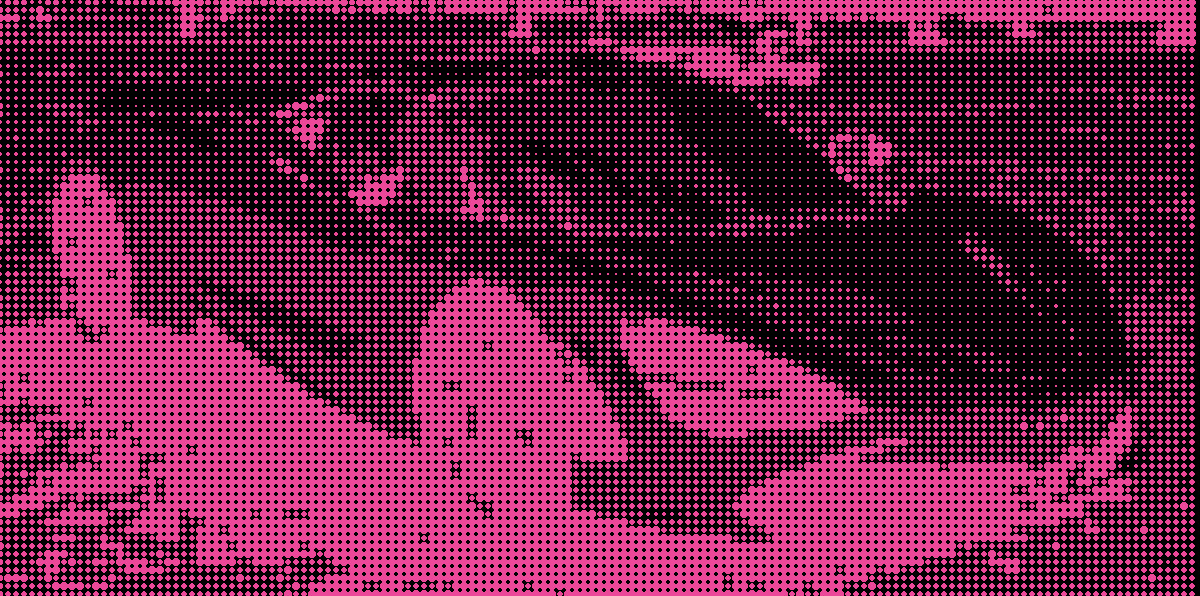
#> input picture patches/dot-halftone/example.jpg, 1200 x 596 px
$ python dot-halftone.py example.jpg
#> lines starting #> are read from the running program, lines starting #| are printed output that depends on the picture
#!/usr/bin/env python3
"""dot-halftone -- Convert an image to a halftone dot pattern.

Pink dots on a transparent background, sized by local brightness.
"""

import argparse
import math
import os
import sys

from PIL import Image, ImageDraw, ImageFilter


def parse_args():
    p = argparse.ArgumentParser(prog=os.environ.get("OP_IMG_PROG"), description="Generate a halftone dot pattern from an image.")
    p.add_argument("input", help="Source image path")
    p.add_argument("output", nargs="?", default=None, help="Output image path (default: <input>-halftone.png); formats without transparency, such as JPEG, get a white background")
    p.add_argument("--spacing", type=int, default=8, help="Pixels between dot centers (default: 8)")
    p.add_argument("--min-dot", type=float, default=0, help="Minimum dot radius (default: 0)")
    p.add_argument("--max-dot", type=float, default=None, help="Maximum dot radius (default: spacing/2)")
    p.add_argument("--angle", type=float, default=0, help="Grid rotation in degrees (default: 0)")
    return p.parse_args()


def save(out: Image.Image, path: str) -> None:
    """Save in the format the path names, PNG when it names none. Formats without
    transparency, such as JPEG, get a white background."""
    ext = os.path.splitext(path)[1].lower()
    if ext in (".jpg", ".jpeg", ".bmp"):
        flat = Image.new("RGB", out.size, (255, 255, 255))
        flat.paste(out, mask=out.getchannel("A"))
        out = flat
    out.save(path, Image.registered_extensions().get(ext, "PNG"))


def main():
    args = parse_args()

    if not os.path.isfile(args.input):
        print(f"Error: file not found: {args.input}", file=sys.stderr)
        sys.exit(1)

    if args.output is None:
        base, _ = os.path.splitext(args.input)
        args.output = f"{base}-halftone.png"

    max_dot = args.max_dot if args.max_dot is not None else args.spacing / 2.0

    img = Image.open(args.input).convert("L")
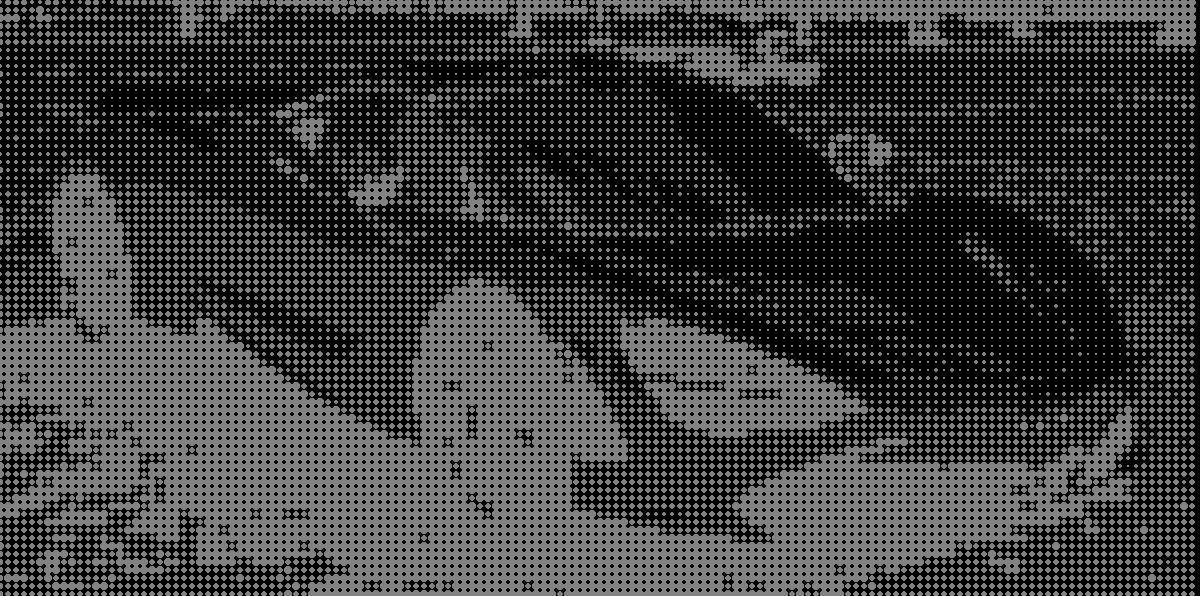
#> img: PIL image 1200x596 L; min 0, max 139, mean 56.8
    # Slight blur to smooth sampling
    blur_radius = max(1, args.spacing // 4)
    img = img.filter(ImageFilter.GaussianBlur(radius=blur_radius))
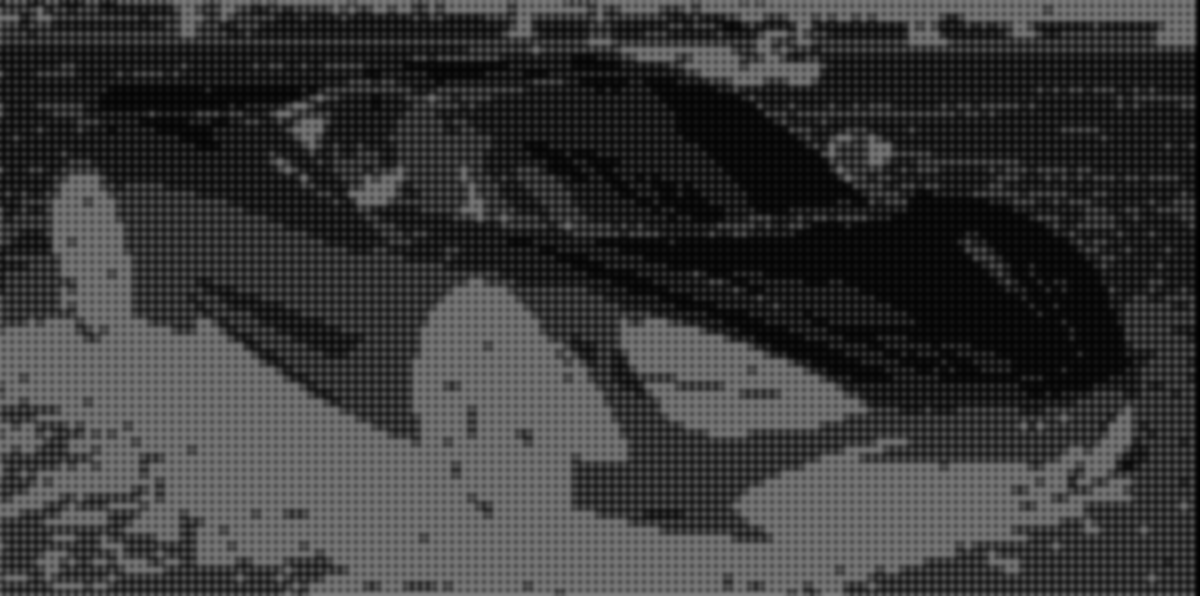
#> img: PIL image 1200x596 L; min 1, max 129, mean 56.8
    w, h = img.size
#> w = 1200; h = 596
    pixels = img.load()

    out = Image.new("RGBA", (w, h), (0, 0, 0, 0))
#> out: PIL image 1200x596 RGBA; every value is 0
    draw = ImageDraw.Draw(out)

    angle_rad = math.radians(args.angle)
    cos_a = math.cos(angle_rad)
    sin_a = math.sin(angle_rad)

    # Compute grid bounds: we need to cover the whole image even when rotated.
    # Project corners into rotated space to find the range of grid indices.
    diag = math.hypot(w, h)
#> diag = 1339.9
    grid_min = -int(diag / args.spacing) - 1
#> grid_min = -168
    grid_max = int(diag / args.spacing) + 1
#> grid_max = 168

    cx, cy = w / 2.0, h / 2.0
#> cx = 600; cy = 298

    for gi in range(grid_min, grid_max + 1):
        for gj in range(grid_min, grid_max + 1):
            # Grid point in rotated space, then rotate to image space
            gx = gi * args.spacing
            gy = gj * args.spacing
            ix = cos_a * gx - sin_a * gy + cx
            iy = sin_a * gx + cos_a * gy + cy

            xi, yi = int(round(ix)), int(round(iy))
            if xi < 0 or xi >= w or yi < 0 or yi >= h:
                continue

            brightness = pixels[xi, yi]  # 0=black, 255=white
            # Map brightness to dot radius: black -> max_dot, white -> min_dot
            t = 1.0 - brightness / 255.0
            radius = args.min_dot + t * (max_dot - args.min_dot)

            if radius <= 0:
                continue

            draw.ellipse(
                [ix - radius, iy - radius, ix + radius, iy + radius],
                fill=(236, 72, 153, 255),
            )

    save(out, args.output)
#> in save, `out.save(path, Image.registered_extensions().get(ext, "PNG"))`:
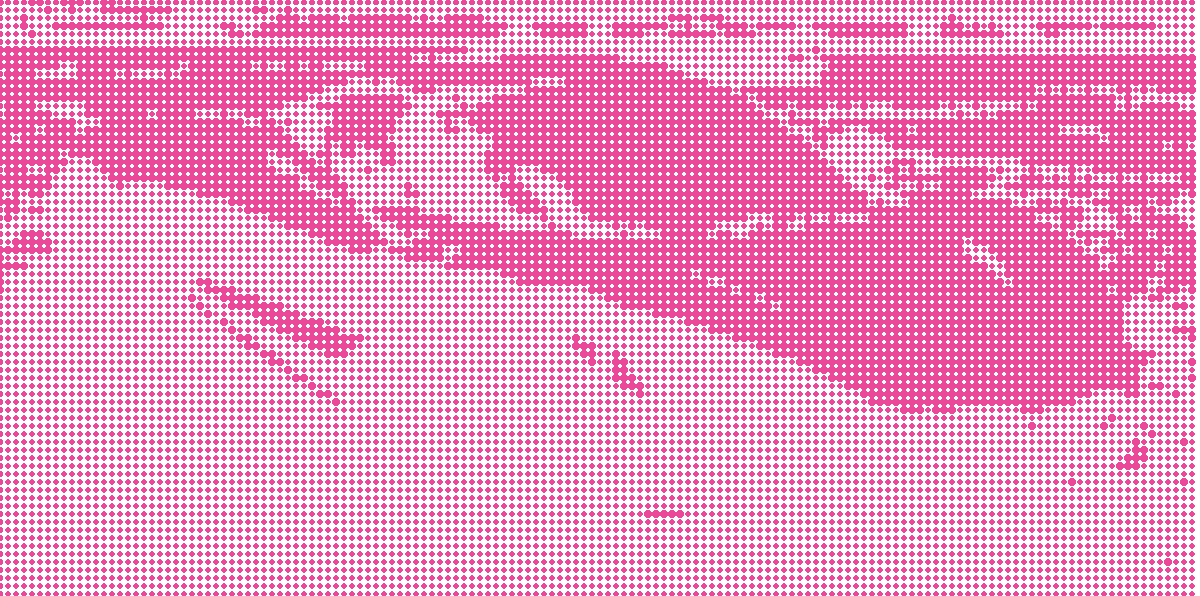
#> saved as example-halftone.png: PIL image 1200x596 RGBA; mean R, G, B, A 127.5, 38.9, 82.7, 137.8; transparent parts drawn white
    print(f"dot-halftone: {os.path.basename(args.input)} -> {os.path.basename(args.output)} "
          f"(spacing={args.spacing}, angle={args.angle})", file=sys.stderr)


if __name__ == "__main__":
    main()
